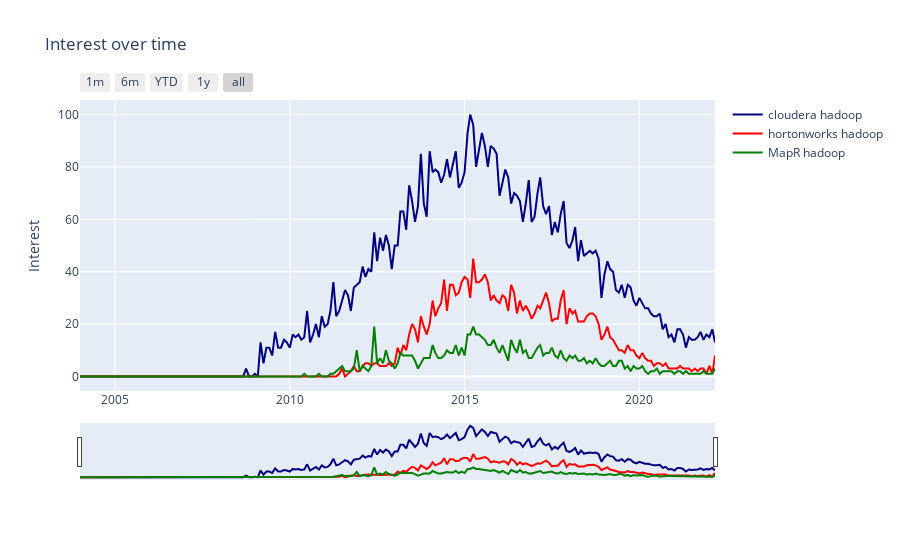

Notebook cell for this chart:
### Code cell
plot_interest_over_time(kw_list, df)

### Figure 1 — Plotly figure (JSON) as saved in the notebook; plotly's stock layout.template omitted (floating-point values rounded to 4 significant figures; data arrays with more than 128 entries replaced by an {"elided": "..."} marker saying what was removed)
{"data": [{"line": {"color": "navy"}, "name": "cloudera hadoop", "type": "scatter", "x": {"elided": "219 str values"}, "y": {"elided": "219 int values"}}, {"line": {"color": "red"}, "name": "hortonworks hadoop", "type": "scatter", "x": {"elided": "219 str values"}, "y": {"elided": "219 int values"}}, {"line": {"color": "green"}, "name": "MapR hadoop", "type": "scatter", "x": {"elided": "219 str values"}, "y": {"elided": "219 int values"}}], "layout": {"autosize": true, "title": {"text": "Interest over time"}, "xaxis": {"autorange": true, "range": ["2004-01-01", "2022-03-01"], "rangeselector": {"buttons": [{"count": 1, "label": "1m", "step": "month", "stepmode": "backward"}, {"count": 6, "label": "6m", "step": "month", "stepmode": "backward"}, {"count": 1, "label": "YTD", "step": "year", "stepmode": "todate"}, {"count": 1, "label": "1y", "step": "year", "stepmode": "backward"}, {"step": "all"}]}, "rangeslider": {"autorange": true, "range": ["2004-01-01", "2022-03-01"], "visible": true, "yaxis": {"_template": null, "rangemode": "match"}}, "type": "date"}, "yaxis": {"autorange": true, "range": [-5.556, 105.6], "title": {"text": "Interest"}, "type": "linear"}}}
